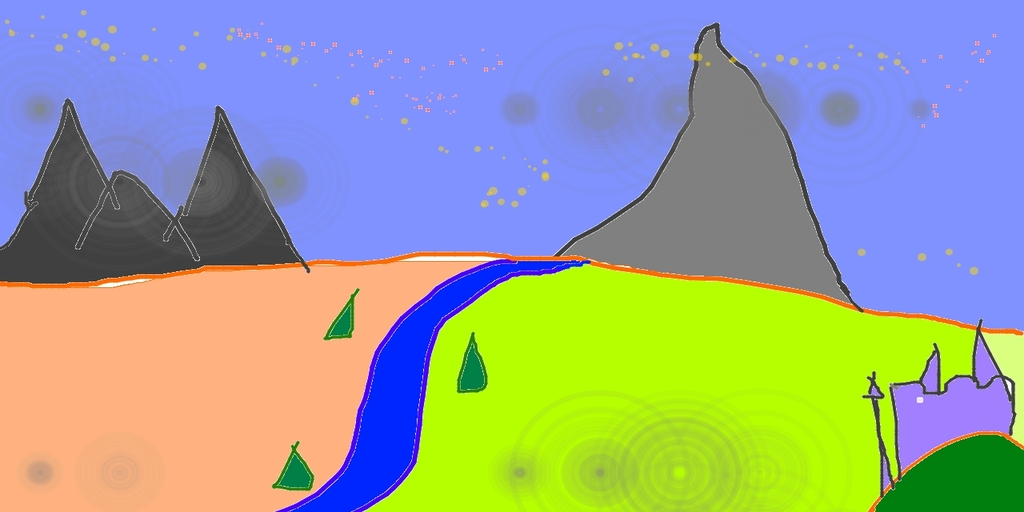
#> input picture backend/dataset/images/ai/ai_art_1.jpg, 1024 x 512 px
$ python -i test_inpaint.py   (imports and definitions only)
#> lines starting #> are read from the running program, lines starting #| are printed output that depends on the picture
#> further down, picture is the input picture: shape (512, 1024, 3); mean B, G, R 152.1, 162.1, 152.3
import cv2
import numpy as np
import scipy.ndimage as ndimage

def calculate_noise_residual(image: np.ndarray) -> np.ndarray:
    """Extract noise using median filter subtraction."""
    gray = cv2.cvtColor(image, cv2.COLOR_BGR2GRAY).astype(np.float32)
    blur = ndimage.median_filter(gray, size=3)
    return gray - blur

def detect_inpainting_anomaly(image: np.ndarray) -> tuple[float, bool]:
    """
    Looks for localized loss of camera noise in the bottom right quadrant.
    """
    h, w = image.shape[:2]
#> h = 512; w = 1024
    # Crop bottom right 300x300, or 25% of image
    crop_w = min(300, int(w * 0.25))
#> crop_w = 256
    crop_h = min(300, int(h * 0.25))
#> crop_h = 128

    if crop_w < 50 or crop_h < 50:
        return 0.0, False

    roi = image[h-crop_h:, w-crop_w:]
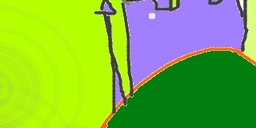
#> roi: shape (128, 256, 3); mean B, G, R 64.1, 183.8, 127.7
    noise = calculate_noise_residual(roi)
#> in calculate_noise_residual, `gray = cv2.cvtColor(image, cv2.COLOR_BGR2GRAY).astype(np.float32)`:
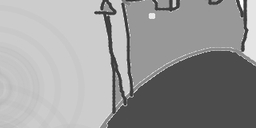
#> gray: shape (128, 256) float32; min 34, max 255, mean 153.3
#> in calculate_noise_residual, `return gray - blur`:
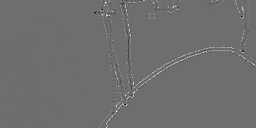
#> returned value: shape (128, 256) float32; min -74, max 97, mean 0.3; drawn with min black and max white

    # Calculate local variance using window
    window_size = 20
    # Create variance map
    sq_noise = noise ** 2
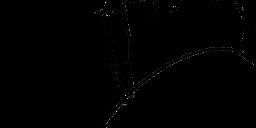
#> sq_noise: shape (128, 256) float32; min 0, max 9409, mean 27.4; drawn with min black and max white
    kernel = np.ones((window_size, window_size)) / (window_size * window_size)
    local_variance = cv2.filter2D(sq_noise, -1, kernel)
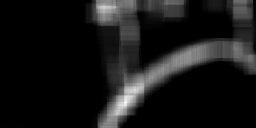
#> local_variance: shape (128, 256) float32; min -6.39e-14, max 299.2, mean 27.4; drawn with min black and max white

    # We are looking for regions where variance is anomalously low (inpainting is smooth)
    # compared to the surrounding region.
    # Exclude absolute margins to avoid edge artifacts
    local_variance = local_variance[window_size:-window_size, window_size:-window_size]
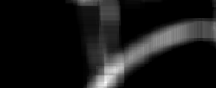
#> local_variance: shape (88, 216) float32; min -4.97e-14, max 299.2, mean 27.8; drawn with min black and max white

    if local_variance.size == 0:
         return 0.0, False

    mean_var = np.mean(local_variance)
#> mean_var = 27.77
    min_var = np.min(local_variance)
#> min_var = -4.97e-14

    if mean_var < 1.0:
        # The entire region is already flat (e.g., clear sky, solid background)
        # We can't definitively say it was inpainted if the whole thing is smooth
        return 0.0, False

    # Anomaly Ratio
    anomaly_ratio = min_var / (mean_var + 1e-6)
#> anomaly_ratio = -1.79e-15

    # If the minimum variance is less than 5% of the average variance of the region
    # it implies a completely smooth synthetic patch in an otherwise noisy area.
    # We return an anomaly score (higher is more anomalous).
    anomaly_score = max(0.0, 1.0 - (anomaly_ratio * 10))
#> anomaly_score = 1
    is_tampered = anomaly_score > 0.8  # meaning min_var is < 2% of mean_var
#> is_tampered = True

    return float(anomaly_score), bool(is_tampered)

def test():
    # 1. Create a "real" noisy image
    base = np.ones((400, 400, 3), dtype=np.uint8) * 128
    noise = np.random.normal(0, 15, base.shape)
    img = np.clip(base + noise, 0, 255).astype(np.uint8)

    # 2. Add an "inpainted" region at bottom right (where watermark used to be)
    # user heals a 60x60 patch, removing all noise
    img[320:380, 400-80:400-20] = 125 # smooth color, no noise

    score, is_tampered = detect_inpainting_anomaly(img)
    print(f"[Anomalous Healed] Score: {score:.3f}, Tampered? {is_tampered}")

    # 3. Test on completely clean image (flat color, no noise)
    flat_img = np.ones((400, 400, 3), dtype=np.uint8) * 128
    score2, is_tampered2 = detect_inpainting_anomaly(flat_img)
    print(f"[Flat Sky / No Noise] Score: {score2:.3f}, Tampered? {is_tampered2}")

    # 4. Test on uniform noise
    noisy_img = np.clip(base + np.random.normal(0, 15, base.shape), 0, 255).astype(np.uint8)
    score3, is_tampered3 = detect_inpainting_anomaly(noisy_img)
    print(f"[Uniformly Noisy Photo] Score: {score3:.3f}, Tampered? {is_tampered3}")

# [2 lines not run here, left out]

>>> import cv2
>>> picture = cv2.imread('../dataset/images/ai/ai_art_1.jpg')
>>> result = detect_inpainting_anomaly(picture)
#> result = (1, True)

$ run again, on backend/dataset/images/ai/ai_art_2.jpg
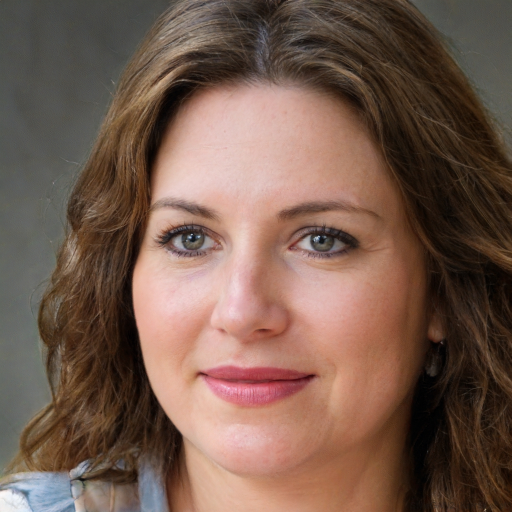
#> input picture backend/dataset/images/ai/ai_art_2.jpg, 1024 x 1024 px (shown at 1/2 size)
#> picture is the input picture: shape (1024, 1024, 3); mean B, G, R 78.2, 91.2, 117.6
#> in calculate_noise_residual, `return gray - blur`:
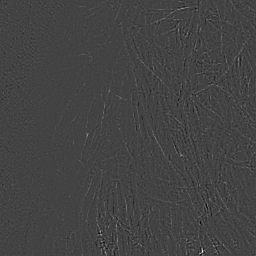
#> returned value: shape (256, 256) float32; min -21, max 58, mean 0.1; drawn with min black and max white
#> in detect_inpainting_anomaly, `local_variance = local_variance[window_size:-window_size, window_size:..`:
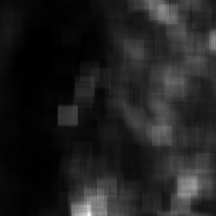
#> local_variance: shape (216, 216) float32; min 0.287, max 27.9, mean 3.8; drawn with min black and max white
#> mean_var = 3.81
#> min_var = 0.287
#> anomaly_ratio = 0.0755
#> anomaly_score = 0.245
#> is_tampered = False
#> result = (0.245, False)

$ run again, on backend/dataset/images/ai/ai_face_gan.jpg
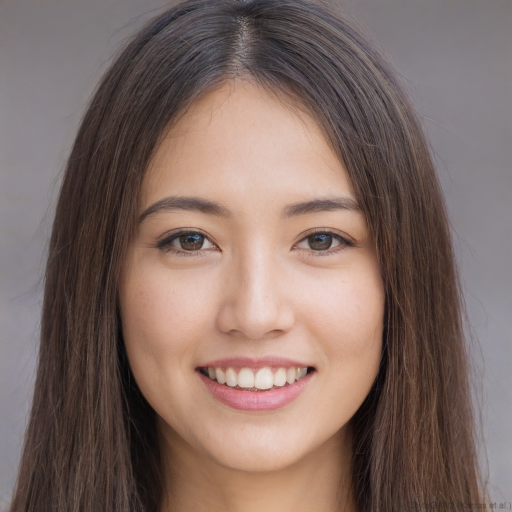
#> input picture backend/dataset/images/ai/ai_face_gan.jpg, 1024 x 1024 px (shown at 1/2 size)
#> picture is the input picture: shape (1024, 1024, 3); mean B, G, R 101.4, 108.3, 129.3
#> in detect_inpainting_anomaly, `sq_noise = noise ** 2`:
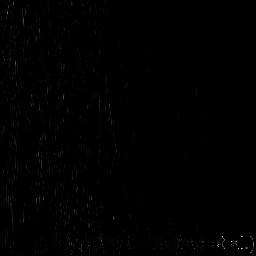
#> sq_noise: shape (256, 256) float32; min 0, max 2209, mean 10.5; drawn with min black and max white
#> in detect_inpainting_anomaly, `local_variance = local_variance[window_size:-window_size, window_size:..`:
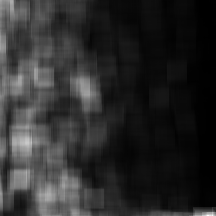
#> local_variance: shape (216, 216) float32; min 0.278, max 49.84, mean 8.8; drawn with min black and max white
#> mean_var = 8.77
#> min_var = 0.278
#> anomaly_ratio = 0.0316
#> anomaly_score = 0.684
#> is_tampered = False
#> result = (0.684, False)
